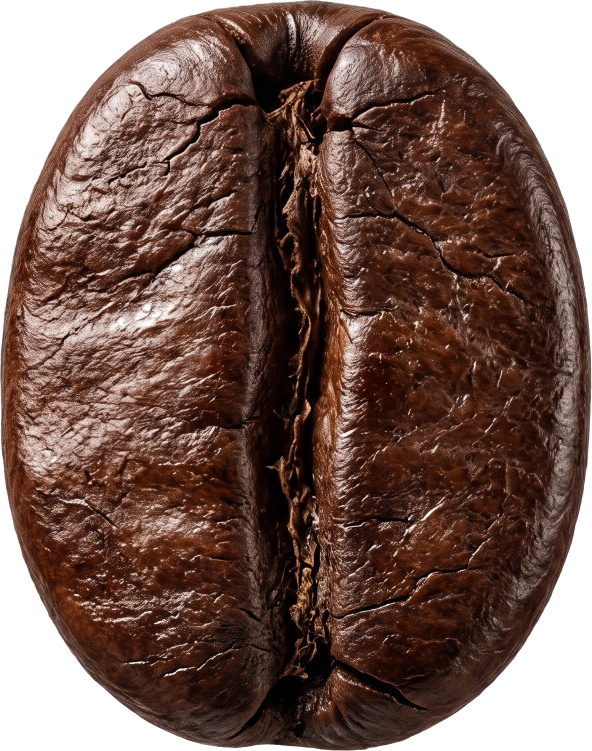
#> input picture client-assets/assets/processed/bean.webp, 1184 x 1502 px, given in place of processed, which was not available (shown at 1/2 size)
$ python inspect_assets.py
#> lines starting #> are read from the running program, lines starting #| are printed output that depends on the picture; pictures that were not available may be replaced by others from this repository, and a replacement may not be noted
import sys
sys.path.insert(0,r'D:\createwebsite\chat1\.video-tools')
import av
from PIL import Image,ImageDraw
from pathlib import Path
p=Path(r'D:\createwebsite\chat1\page1')
a=sorted((p/'assets').glob('*'))
sheet=Image.new('RGB',(1250,((len(a)+4)//5)*220),'#777777');d=ImageDraw.Draw(sheet)
#> after `sheet = Image.new('RGB', (1250, (len(a) + 4) // 5 * 220), '#777777')`: sheet: PIL image 1250x220 RGB; every value is 119
for i,f in enumerate(a):
 im=Image.open(f);im.thumbnail((242,185));x=i%5*250;y=i//5*220;sheet.paste(im,(x,y));d.text((x+3,y+188),str(i)+' '+f.name[:27],fill='white')
#> further down, im is the input picture: PIL image 1184x1502 RGBA; mean R, G, B, A 112.6, 86.4, 77.8, 209.6
#> after `im.thumbnail((242, 185))`:
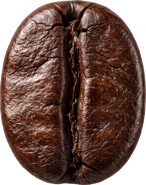
#> im: PIL image 146x185 RGBA; mean R, G, B, A 75.2, 48.9, 40.3, 209.6; transparent parts drawn white
#> after `sheet.paste(im, (x, y))`:
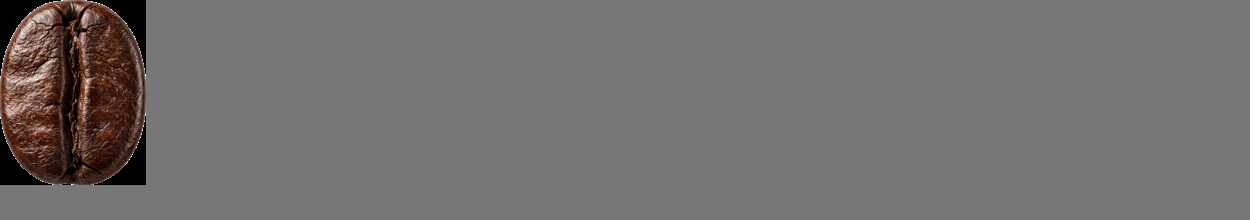
#> sheet: PIL image 1250x220 RGB; mean R, G, B 114.7, 112.1, 111.3
#> pass 2 of the loop `for i,f in enumerate(a):`:
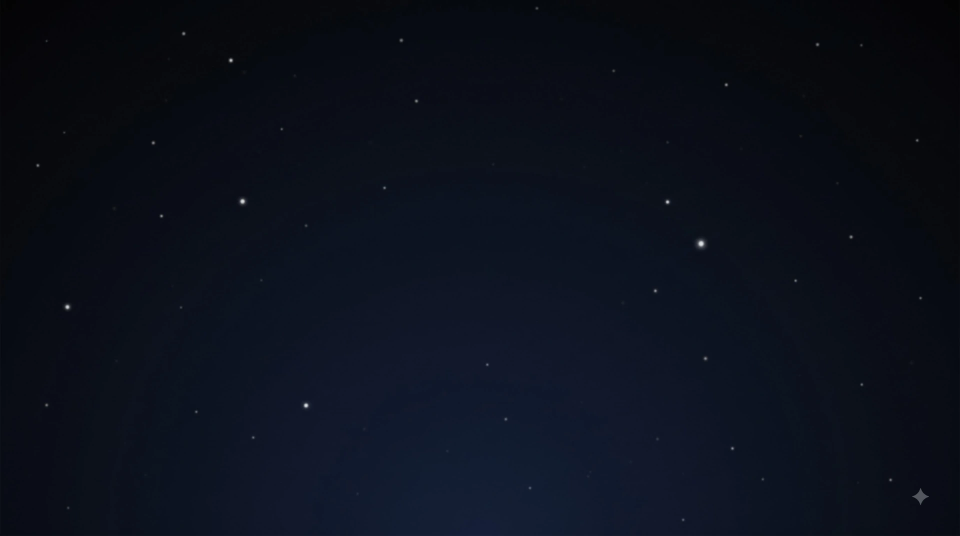
#> input picture client-assets/assets/processed/stars.webp, 1920 x 1072 px, given in place of v2, which was not available (shown at 1/2 size)
#> im is the input picture: PIL image 1920x1072 RGB; mean R, G, B 11.4, 16.1, 27.1
#> `im.thumbnail((242, 185))`:
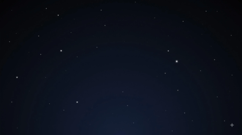
#> im: PIL image 242x135 RGB; mean R, G, B 11.4, 16.1, 27.1
#> `sheet.paste(im, (x, y))`:
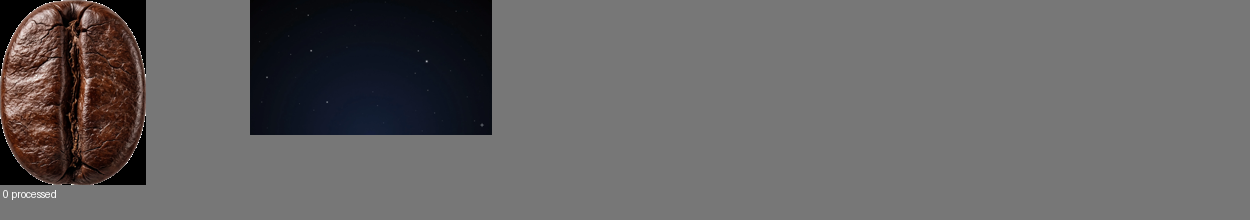
#> sheet: PIL image 1250x220 RGB; mean R, G, B 102, 99.9, 100.4
sheet.save(p/'review/assets.jpg')
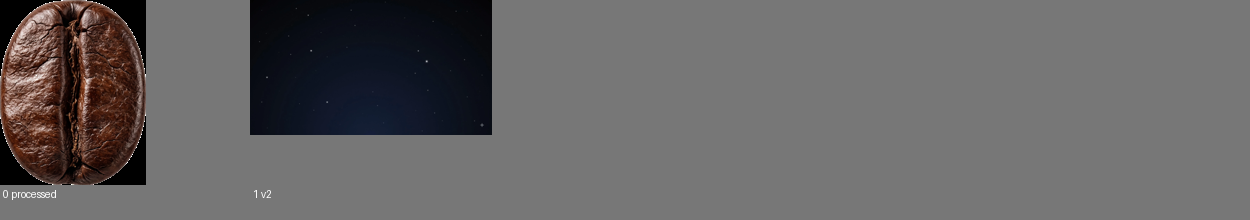
#> saved as assets.jpg: PIL image 1250x220 RGB; mean R, G, B 102, 100, 100.4
#> (the run stopped early here; a loop or call above may not have finished)
